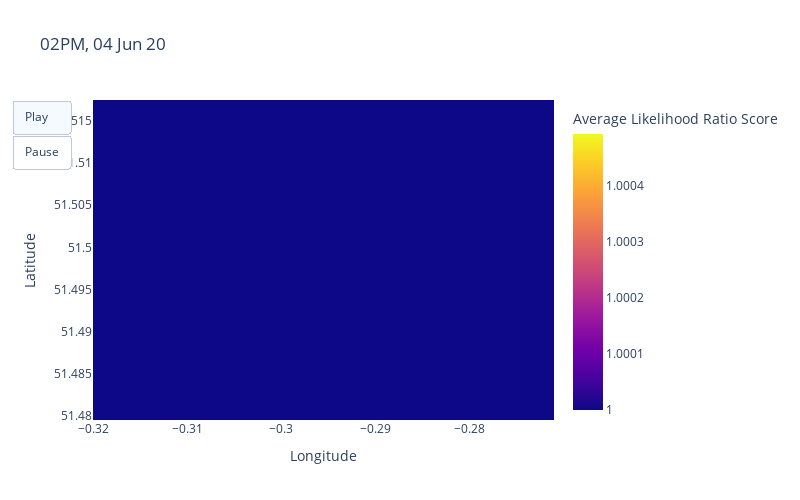

Notebook source saved alongside this figure:
### Markdown cell above
Now simply call the `visualise_results` function. Option to smooth in space if required.

### Code cell
visualise_results(scores_array, x_ticks, y_ticks, t_ticks, v_max, smooth=False)

### Figure 1 — Plotly figure (JSON) as saved in the notebook; plotly's stock layout.template omitted (floating-point values rounded to 4 significant figures)
{"data": [{"colorbar": {"title": {"text": "Average Likelihood Ratio Score"}}, "type": "heatmap", "x": ["-0.317", "-0.311", "-0.305", "-0.299", "-0.293", "-0.286", "-0.280", "-0.274"], "y": ["51.515", "51.510", "51.505", "51.501", "51.496", "51.492", "51.487", "51.482"], "z": [[1, 1, 1, 1, 1, 1, 1, 1], [1, 1, 1, 1, 1, 1, 1, 1], [1, 1, 1, 1, 1, 1, 1, 1], [1, 1, 1, 1, 1, 1, 1, 1], [1, 1, 1, 1, 1, 1, 1, 1], [1, 1, 1, 1, 1, 1, 1, 1], [1, 1, 1, 1, 1, 1, 1, 1], [1, 1, 1, 1, 1, 1, 1, 1]], "zmax": 1.0, "zmin": 1}], "layout": {"height": 500, "title": {"text": "02PM, 04 Jun 20"}, "updatemenus": [{"active": 0, "buttons": [{"args": [null], "label": "Play", "method": "animate"}, {"args": [null, {"frame": {"duration": 0, "redraw": false}, "mode": "immediate", "transition": {"duration": 0}}], "label": "Pause", "method": "animate"}], "type": "buttons"}], "width": 800, "xaxis": {"autorange": true, "range": [-0.32, -0.271], "title": {"text": "Longitude"}, "type": "linear"}, "yaxis": {"autorange": true, "range": [51.48, 51.52], "title": {"text": "Latitude"}, "type": "linear"}}}
